Frame 1 (no input): blank canvas, image omitted
Frame 60 (the mouse pressed at the canvas centre just before this capture): blank canvas, image omitted
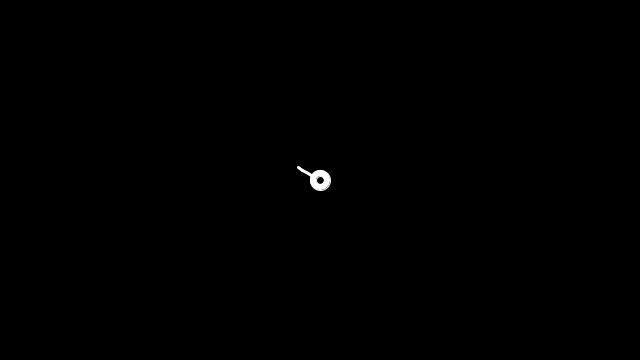
Frame 120 (the mouse held since frame 60 and released just before this capture)

The Processing sketch whose frames 1 and 60 were blank and that drew this single picture after the mouse press (run headless with seeded random() and noise(); from frame 60 on, the mouse is pressed at the canvas centre):

// Processing sketch: Segment_Creature
// ── Segment_Creature.pde
float[] x = new float[5];
float[] y = new float[5];
float segLength = 5;

void setup() {
  size(640, 360);
  strokeWeight(5);
  stroke(255);
}

void draw() {
  background(0);
  strokeWeight(3);
  dragSegment(0, mouseX, mouseY);
  for(int i=0; i<x.length-1; i++) {
    dragSegment(i+1, x[i], y[i]);
  }
  strokeWeight(1);
  fill(255);
  ellipse(mouseX, mouseY, 20, 20);
  fill(0);
  ellipse(mouseX, mouseY, 8, 8);
}

void dragSegment(int i, float xin, float yin) {
  float dx = xin - x[i];
  float dy = yin - y[i];
  float angle = atan2(dy, dx);  
  x[i] = xin - cos(angle) * segLength;
  y[i] = yin - sin(angle) * segLength;
  segment(x[i], y[i], angle);
}

void segment(float x, float y, float a) {
  pushMatrix();
  translate(x, y);
  rotate(a);
  line(0, 0, segLength, 0);
  popMatrix();
}
